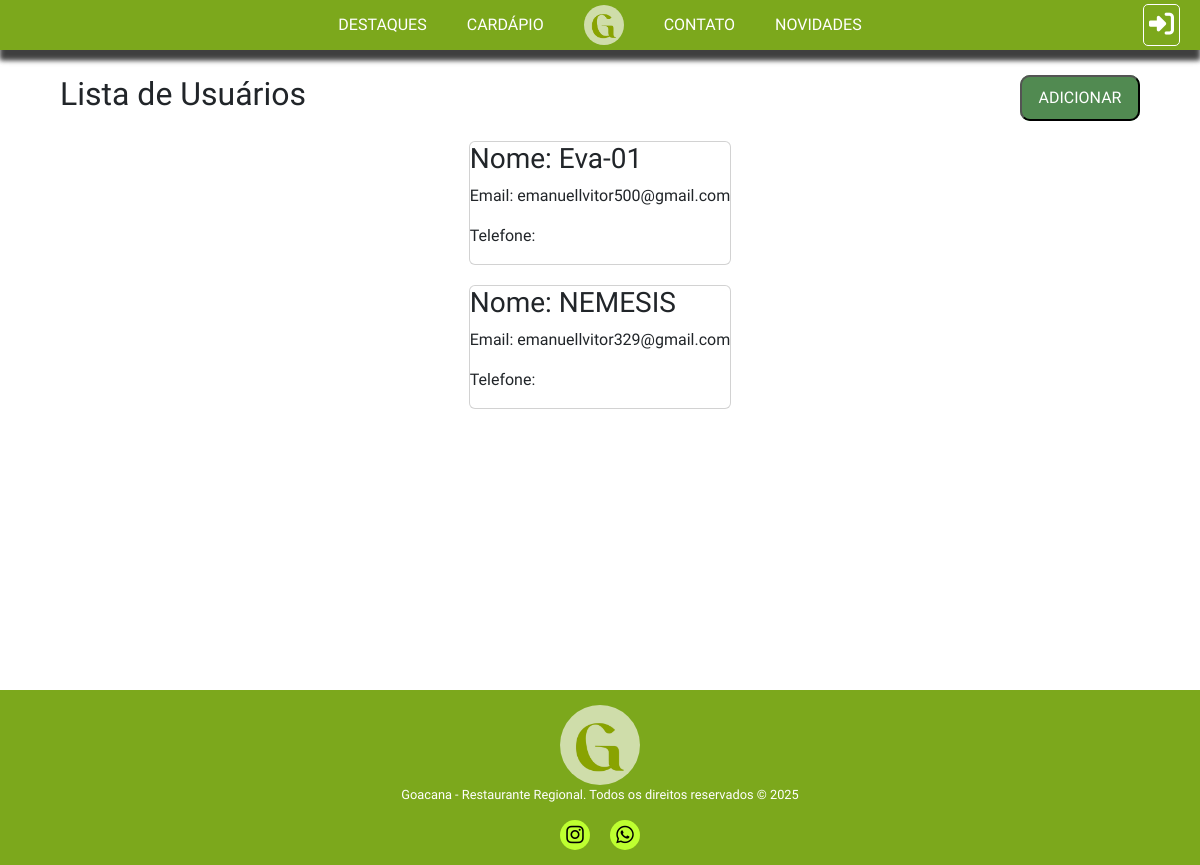
The app's page /users/, older data.
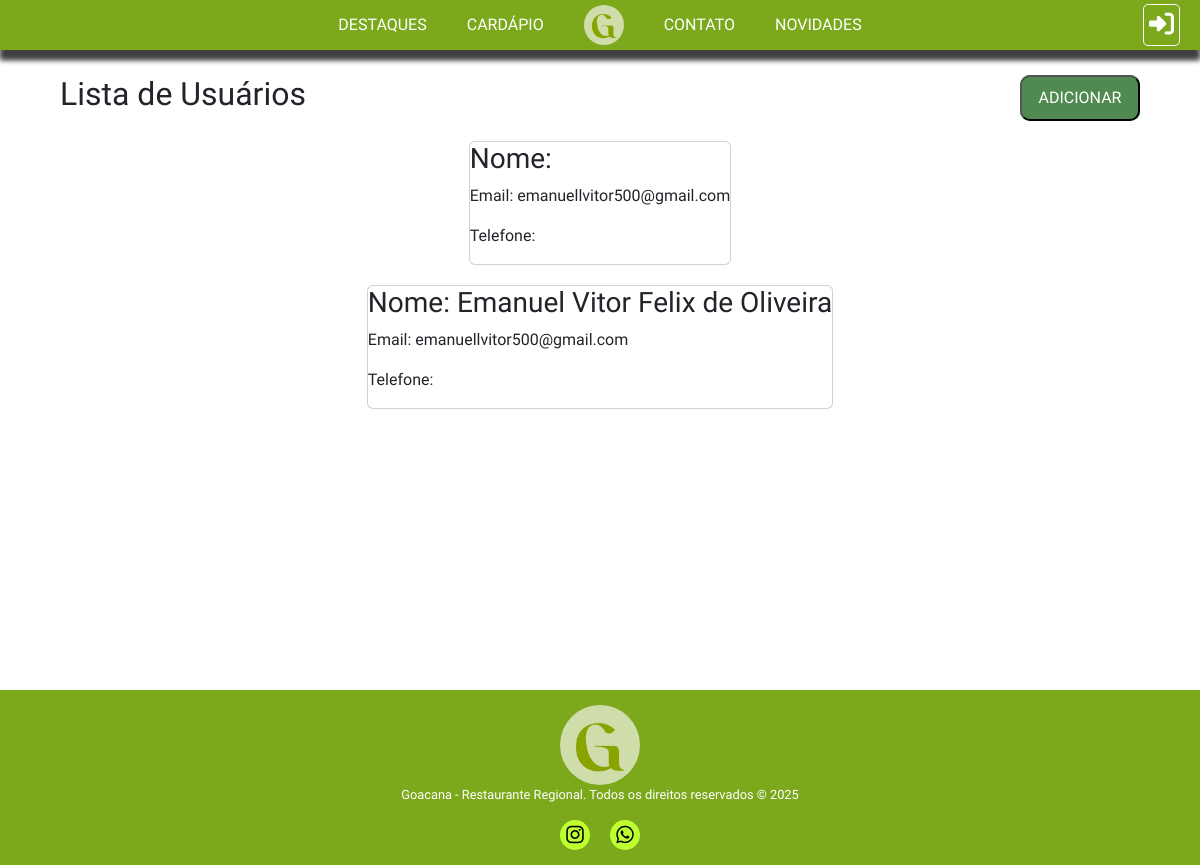
The same page, newer data.
### core/models.py (models this page shows)
class TB_USUARIOS(AbstractUser):
    Nome =  models.CharField(max_length=45, null=False)
    CPF = models.CharField(max_length=11, null=False)
    Telefone = models.CharField(max_length=15, null=True)
    Data_Nascimento = models.DateField(null=True)
    Login = models.CharField(max_length=45, null=False)
    Senha = models.CharField(max_length=45, null=False)

### core/views.py (the view)
# urls.py: path('users/', lista_users, name='users'),
def lista_users(request):
    users = TB_USUARIOS.objects.all()
    contexto = {'users': users}
    return render(request, 'users.html', contexto)

### core/templates/users.html (shortened to what this page needs)
{% extends 'base/base.html' %}
{% load static %}
{% block 'header' %}
<link rel="stylesheet" href="{% static 'CSS/lista_users.css' %}">
{% endblock %}
{% block 'content' %}
<div class="vheight">
    <div class="titulo">
        <h2>Lista de Usuários</h2>
        <div class="up-button">
            <a href="{% url 'cad_user' %}">
                <button>ADICIONAR</button>
            </a>
        </div>
    </div>
    {% for user in users %}
        <div class="card">
            <h3>Nome: {{ user.Nome }}</h3>
            <p>Email: {{ user.email }}</p>
            <p>Telefone: {{ user.telefone }}</p>
        </div>
    {% endfor %}
</div>
{% endblock %}

### core/templates/base/base.html (shortened to what this page needs)
{% load static %}
<!DOCTYPE html>
<html>
<head>
    <link rel='stylesheet' type='text/css' media='screen' href="{% static 'CSS/geral.css' %}">
    <link href="https://cdn.jsdelivr.net/npm/bootstrap@5.3.7/dist/css/bootstrap.min.css" rel="stylesheet">
    {% block 'header' %}
    {% endblock %}
</head>
<body>
    {% include './menu.html' %}
    {% block 'content' %}
    {% endblock %}
    {% include './rodape.html' %}
</body>
</html>

### core/templates/base/menu.html (shortened to what this page needs)
{% load static %}
<div class="nav">
    <div class="main-bar">
        <a href="{% url 'index' %}#destaques" id="card" class="mainlink">DESTAQUES</a>
        <a href="{% url 'cardv2' %}" id="card" class="mainlink">CARDÁPIO</a>
        <a href="{% url 'index' %}" id="logo"><img src="{% static '/images/GoacLogo.png' %}" alt="" id="logo"></a>
        <a href="{% url 'contato' %}" class="mainlink">CONTATO</a>
        <a href="{% url 'index' %}#nov" id="card" class="mainlink">NOVIDADES</a>
        <a href="{% url 'login' %}" id="login" class="mainlink">
            {% if user.is_authenticated %}
                <i class="fa-solid fa-user"></i>
            {% else %}
                <i class="fa-solid fa-right-to-bracket"></i>
            {% endif %}
        </a>
    </div>
</div>

### core/templates/base/rodape.html
{% load static %}
<div class="footer">
    <div>
        <img src="{% static '/images/GoacLogo.png' %}" alt="">
    </div>
    <p>Goacana - Restaurante Regional. Todos os direitos reservados &copy; 2025</p>
    <div class="media">
        <a href="https://www.instagram.com/goacanarestaurante?utm_source=ig_web_button_share_sheet&igsh=MWtqMmFtd2IzYm0zaQ==">
            <i class="fa-brands fa-instagram"></i>
        </a>
        <a href="https://api.whatsapp.com/send/?phone=558491061685&text&type=phone_number&app_absent=0">
            <i class="fa-brands fa-whatsapp"></i>
        </a>
    </div>
</div>

### core/static/CSS/geral.css (style rules this page uses)
* { box-sizing: border-box !important; }
html { scroll-behavior: smooth; overflow-x: hidden; }
body { margin: 0; font-family: "IM Fell English", serif !important; overflow-x: hidden; }

### core/static/CSS/lista_users.css (style rules this page uses)
.vheight { min-height: 85vh; display: flex; flex-direction: column; align-items: center; row-gap: 20px; margin-bottom: 10px; }

Row changes from the older to the newer data that the page shows:
removed TB_USUARIOS: Nome "Eva-01", email "emanuellvitor500@gmail.com"
removed TB_USUARIOS: Nome "NEMESIS", email "emanuellvitor329@gmail.com"
added TB_USUARIOS: email "emanuellvitor500@gmail.com"
added TB_USUARIOS: Nome "Emanuel Vitor Felix de Oliveira", email "emanuellvitor500@gmail.com"
